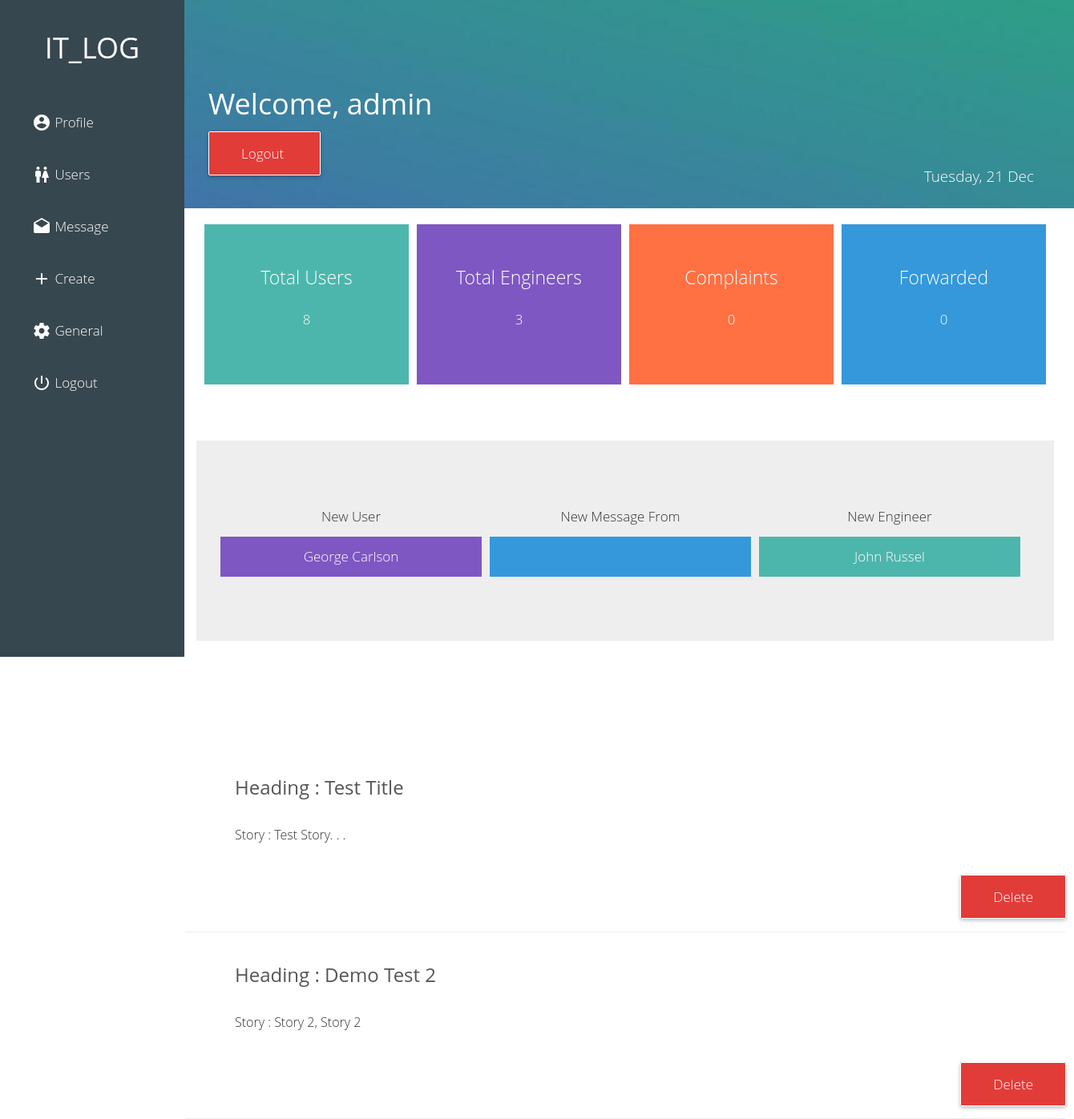
The app's page /admin/admin-profile.php (signed in) with its own data.
### tables this page shows
CREATE TABLE `circle` (
  `id` int(11) NOT NULL,
  `name` varchar(20) NOT NULL,
  `username` varchar(20) NOT NULL,
  `email` varchar(30) NOT NULL,
  `password` varchar(20) NOT NULL,
  `date` date NOT NULL
);

CREATE TABLE `dummy` (
  `id` int(11) NOT NULL,
  `name` varchar(20) NOT NULL,
  `user_name` varchar(20) NOT NULL,
  `email` varchar(170) NOT NULL,
  `post` varchar(50) NOT NULL,
  `password` varchar(20) NOT NULL,
  `time` timestamp NOT NULL DEFAULT CURRENT_TIMESTAMP ON UPDATE CURRENT_TIMESTAMP
);

CREATE TABLE `posts` (
  `id` int(11) NOT NULL,
  `subject` varchar(40) NOT NULL,
  `story` text NOT NULL,
  `session_name` varchar(20) NOT NULL
);

### admin/admin-profile.php (the view, shortened to what this page needs)
<!DOCTYPE html>
<html>
  <head>
    <link rel="stylesheet" href="../files/css/bootstrap.css">
    <link rel="stylesheet" href="../files/css/custom.css">
  </head>
  <body >
  <?php require 'nav.php'; ?>
  <div class="animated fadeIn">
    <div class="cover main">
      <?php
      if (isset($_SESSION['username'])===true) {echo "<h1> Welcome, ".$_SESSION['username']."</h1>";}
       ?>
       <a class="button logout" href="../logout.php" onClick="javascript:return confirm ('Do you really want to log out?');"> Logout </a>
       <p class="text-right">
          <?php echo date("l, d M"); ?>
       </p>
    </div>
    <div class="div">
      <div class="col-lg-12">
          <div class="analysis">
            <?php
              $engi = mysql_query("SELECT * FROM `dummy`");
              $count_engi = mysql_num_rows($engi);
              $users = mysql_query("SELECT * FROM `circle`");
              $count_users = mysql_num_rows($users);
              $cmp = mysql_query("SELECT * FROM `cmp_log`");
              $count_cmp = mysql_num_rows($cmp);
              $frd = mysql_query("SELECT * FROM `view_cmp`");
              $count_frd = mysql_num_rows($frd);
            ?>
            <div class="track theme">
                Total Users <br> <p><?php echo $count_users;?></p>
            </div>
            <div class="track vio">
                Total Engineers <br> <p><?php echo $count_engi;?></p>
            </div>
            <div class="track red">
                Complaints <br> <p><?php echo $count_cmp;?></p>
            </div>
            <div class="track blue">
                Forwarded <br> <p><?php echo $count_frd;?></p>
            </div>
          </div>
          <div class="textbox">
          <br><br>
            <?php
            $query1=mysql_query("SELECT * FROM `circle` ORDER BY id DESC LIMIT 1 ");
            $name=mysql_fetch_array($query1);
            $new_user=$name['name'];
            $query4=mysql_query("SELECT * FROM `dummy` ORDER BY id DESC LIMIT 1 ");
            $name3=mysql_fetch_array($query4);
            $new_eng=$name3['name'];
             ?>
             <div class="content">
               <div class="div_data">New User</div>
               <div class="div_data">New Message From</div>
               <div class="div_data">New Engineer </div>
             </div>
              <div class="div_data vio">
                    <span><?php echo $new_user; ?></span>
              </div>
              <div class="div_data blue">
              </div>
              <div class="div_data theme">
                  <span> <?php echo $new_eng; ?></span>
              </div>
          </div>
      </div>
          <div class="content"><br><br><br><br>
            <?php
              $db=mysql_query("SELECT * FROM `posts` ");
              while($data=mysql_fetch_array($db)) {
                $id=$data['id'];
              echo "<div class='glow'> ";
              echo "<h4 class='heading'> Heading : ".$data['subject']."</h4>";
              echo "<p> Story : ".$data['story']."<br>";
              echo "<div class='text-right'>  <a class ='button logout' href ='delete_posts.php?id=$id' onClick=\"javascript:return confirm ('Do you really want to logout ?');\">Delete</a>";
              echo "</p></div></div> ";
             }
            ?>
          </div>
  </body>
</html>

### files/css/custom.css (style rules this page uses)
body { font-family:"Gotham A", Gotham, "Gotham SSm A", "Gotham SSm B", "Gotham SSm", "Proxima Nova", "Open Sans", "Helvetica Neue", Helvetica, Arial, sans-serif; font-weight: lighter; }
a,a:hover,a:focus,a:visited { color:#4db6ac; text-decoration: none!important; outline: 0px!important; }
a:-webkit-any-link { text-decoration: none; }
.col-lg-12 p { font-size: 17px!important; }
.cover { width:100%; height: 260px; background: #4db6ac url('../img/admin.jpg'); background-position: center center; background-size: cover; position: relative; float: left; z-index: 999; color: #fff; }
.main { padding-top: 90px; padding-left: 260px; padding-right: 30px; color:#fff; }
.div { width:1100px; min-height: 700px;; padding-top: 20px; background: #fff; position: relative; float: left; left: 230px; }
.button { position: relative; top: 20px; padding: 15px 40px; color: #fff!important; border-radius: 2px; box-shadow: 0 2px 5px rgba(0,0,0,.26); font-size: 17px; }
.logout { border: 1px solid #fff!important; background:#e23c39; }
.analysis { width: 100%; height: 270px; background: #fff; position: relative; float: left; }
.track { width: 255px;height: 200px;position: relative;float: left; margin-left: 10px; color: #fff;font-size: 23px;text-align: center;padding-top: 50px;-webkit-transition: 0.3s; transition: 0.3s; background:#4db6ac url('../img/back.png'); background-size: cover; }
.theme { background:#4db6ac; }
.blue { background:#3498db; }
.red { background:#FF7043; }
.vio { background: #7E57C2; }
.textbox { width: 100%; height: 300px; position: relative; float: left; text-align: center; border-bottom: 50px solid #fff; background: #EEE; padding: 30px; }
.div_data { width:326px; height: 50px; position: relative; float: left; font-size: 17px; padding-top: 13px; margin-right: 10px; }
.div_data span { color:#fff;; }
p { font-weight: lighter!important; font-size: 19px!important; line-height: 32px; padding: 20px!important; }
.content { width: 100%; height: auto; position: relative; float: left; }
.heading { color: #555; padding-left: 20px; padding-top: 30px; font-size: 24px; }
.glow { width: 100%; height: auto; border-left: 3px solid #fff; border-bottom: 1px solid #eee; border-right: none; position: relative; background: #fff; margin: auto; -webkit-transition: 0.3s; transition: 0.3s; padding-left: 40px; }
.glow p { font-size: 16px!important; }
.animated { animation-duration: 1s; animation-fill-mode: both; }
.fadeIn { animation-name: fadeIn; }

### records on screen
circle: name "George Carlson"
dummy: name "John Russel"
posts: subject "Test Title", story "Test Story. . ."
posts: subject "Demo Test 2", story "Story 2, Story 2"

### other values on screen
$_SESSION['username'] "admin"
$count_users "8"
$count_engi "3"
$count_cmp "0"
$count_frd "0"
